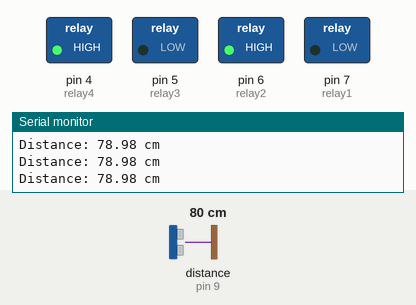
Simulated run of this sketch. Board: Arduino Uno, built with avr-gcc and run on an emulated ATmega328P. Parts: switched loads named in the sketch (green lamp = pin HIGH), the last lines printed to the serial monitor. Wiring (inferred from the names in the program): ultrasonic range finder: trigger pin 10; echo pin 9. Inputs (shaded band) come from the test bench; at power-on: distance to the obstacle (sensor on pin 9) 80 cm. The echo pulse lasts 58.3 µs per cm; pins used as bus, display or sensor lines are not drawn.

Above: at 1.2 s.
1.3 s: distance to the obstacle (sensor on pin 9) set to 34 cm
4.3 s: distance to the obstacle (sensor on pin 9) set to 28 cm
At 5.1 s:
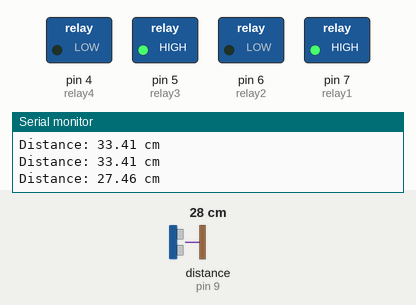
At 6.2 s:
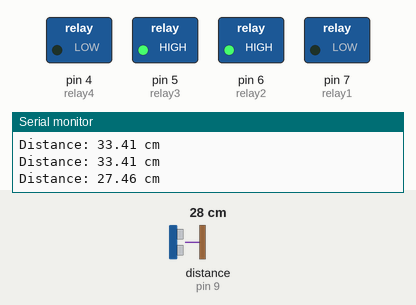
7.3 s: distance to the obstacle (sensor on pin 9) set to 35 cm
At 9.0 s:
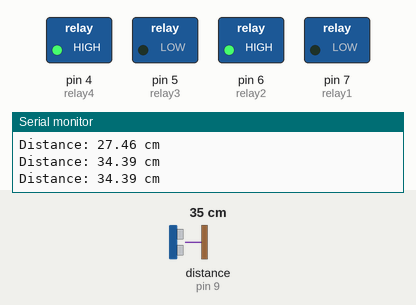
Timing chart, 0 to 10.5 s (numbered marks = the images above; inputs shaded):
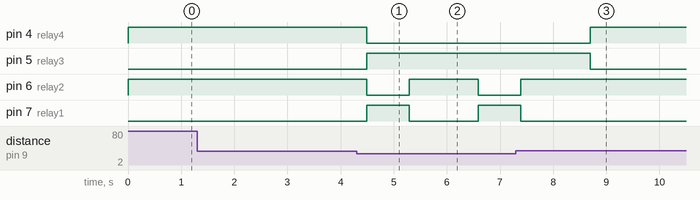

The sketch:

Obstacle_Avoiding_using_4ch-Relay.ino
```cpp
#define trigPin 10
#define echoPin 9
#define relay1 7
#define relay2 6
#define relay3 5
#define relay4 4

void setup() {
  pinMode(trigPin, OUTPUT);
  pinMode(echoPin, INPUT);
  pinMode(relay1, OUTPUT);
  pinMode(relay2, OUTPUT);
  pinMode(relay3, OUTPUT);
  pinMode(relay4, OUTPUT);
  Serial.begin(9600);
}

void loop() {
  long duration = measure();
  float distance = (duration > 0) ? (duration * 0.034 / 2) : 0;

  Serial.print("Distance: ");
  Serial.print(distance);
  Serial.println(" cm");

 if (distance > 0 && distance < 30) {
  digitalWrite(relay1, HIGH);
  digitalWrite(relay2, LOW);
  digitalWrite(relay3, HIGH);
  digitalWrite(relay4, LOW);
  delay(800);
  digitalWrite(relay1, LOW);
  digitalWrite(relay2, HIGH);
  digitalWrite(relay3, HIGH);
  digitalWrite(relay4, LOW);
  delay(1100);
}
else {
  digitalWrite(relay1, LOW);
  digitalWrite(relay2, HIGH);
  digitalWrite(relay3, LOW);
  digitalWrite(relay4, HIGH);
}
  delay(200); // Optional debounce delay
}

long measure() {
  digitalWrite(trigPin, LOW);
  delayMicroseconds(2);
  digitalWrite(trigPin, HIGH);
  delayMicroseconds(10);
  digitalWrite(trigPin, LOW);
return pulseIn(echoPin, HIGH, 30000);
}
```

Measured:
- the behaviour switches between 31 and 30 cm on distance to the obstacle (sensor on pin 9) (found by bisection; images 0 and 1)
- after the input at 4.3 s, pin 4 (relay4): HIGH → LOW after 0.19 s; pin 5 (relay3): LOW → HIGH after 0.19 s; pin 6 (relay2): HIGH → LOW after 0.19 s, → HIGH 0.80 s later, → LOW 1.3 s later; pin 7 (relay1): LOW → HIGH after 0.19 s, → LOW 0.80 s later, → HIGH 1.3 s later
- after the input at 7.3 s, pin 4 (relay4): LOW → HIGH after 1.4 s; pin 5 (relay3): HIGH → LOW after 1.4 s; pin 6 (relay2): goes on until 7.4 s, then stays HIGH; pin 7 (relay1): goes on until 7.4 s, then stays LOW
